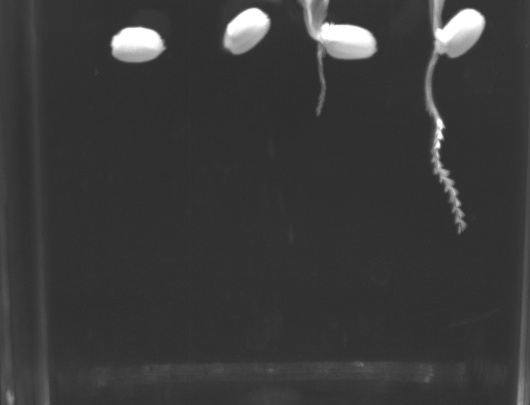
#> input picture src/engine/functions/data/lines.jpg, 530 x 405 px; its folder holds only this picture in this run
$ python -i spacial_constants.py   (imports and definitions only)
#> lines starting #> are read from the running program, lines starting #| are printed output that depends on the picture; after the words box and inside, x2 and y2 are one past the last pixel; in counts of white or black regions, pixels touching at a corner belong together
import cv2
import src.tools.back_end.file_toolkit as tools
import numpy as np

BOX_HEIGHT_MM = 97
BOX_HEIGHT_TO_LIP_TOP_MM = 86
MAX = 255

def find_mm_per_pixel(img_path): #image should be of an empty bin
#> called with img_path = '../functions/data/lines.jpg'
    img = cv2.imread(img_path, cv2.IMREAD_GRAYSCALE)
#> img is the input picture: shape (405, 530); min 39, max 255, mean 57.5
    #img = cv2.GaussianBlur(img, (15, 15), 0)
    img = cv2.Sobel(img, ksize=3, ddepth=-1, dx=0, dy=1)
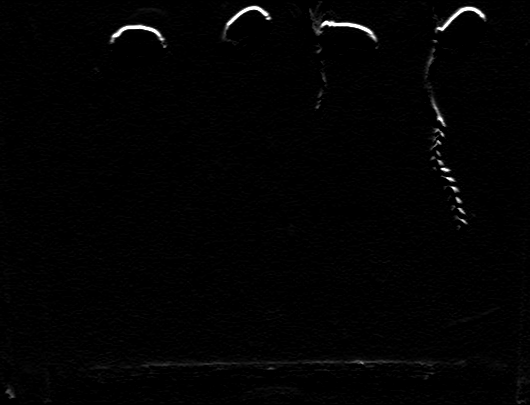
#> img: shape (405, 530); min 0, max 255, mean 2.9
    retval, img = cv2.threshold(img, thresh=65, maxval=MAX,
                                 type=cv2.THRESH_BINARY)
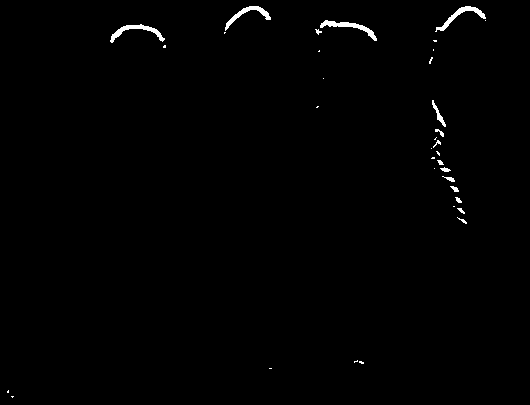
#> img: shape (405, 530); 0.73% white; 35 white regions (20 under 20 px), largest, box (x1, y1, x2, y2) and area: (320, 20, 377, 41) 291, (110, 24, 165, 43) 284, (435, 6, 486, 32) 275
    lines = cv2.HoughLinesP(img, 2, np.pi / 180, 3, minLineLength=300, maxLineGap=50)
#> lines = None
#> (the run stopped early here; a loop or call above may not have finished)

$ run again, on src/engine/functions/data/root_1.jpg
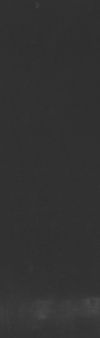
#> input picture src/engine/functions/data/root_1.jpg, 100 x 338 px
#> in find_mm_per_pixel, img is the input picture: shape (338, 100); min 45, max 75, mean 49.8
#> in find_mm_per_pixel, `img = cv2.Sobel(img, ksize=3, ddepth=-1, dx=0, dy=1)`:
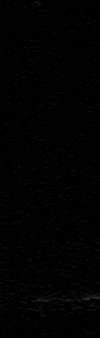
#> img: shape (338, 100); min 0, max 44, mean 1.3
#> lines = None

$ run again, on src/engine/functions/data/root_2.jpg
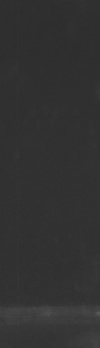
#> input picture src/engine/functions/data/root_2.jpg, 100 x 348 px
#> in find_mm_per_pixel, img is the input picture: shape (348, 100); min 45, max 89, mean 50
#> in find_mm_per_pixel, `img = cv2.Sobel(img, ksize=3, ddepth=-1, dx=0, dy=1)`:
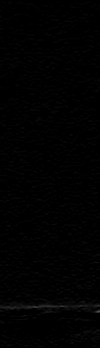
#> img: shape (348, 100); min 0, max 78, mean 1.5
#> lines = None
